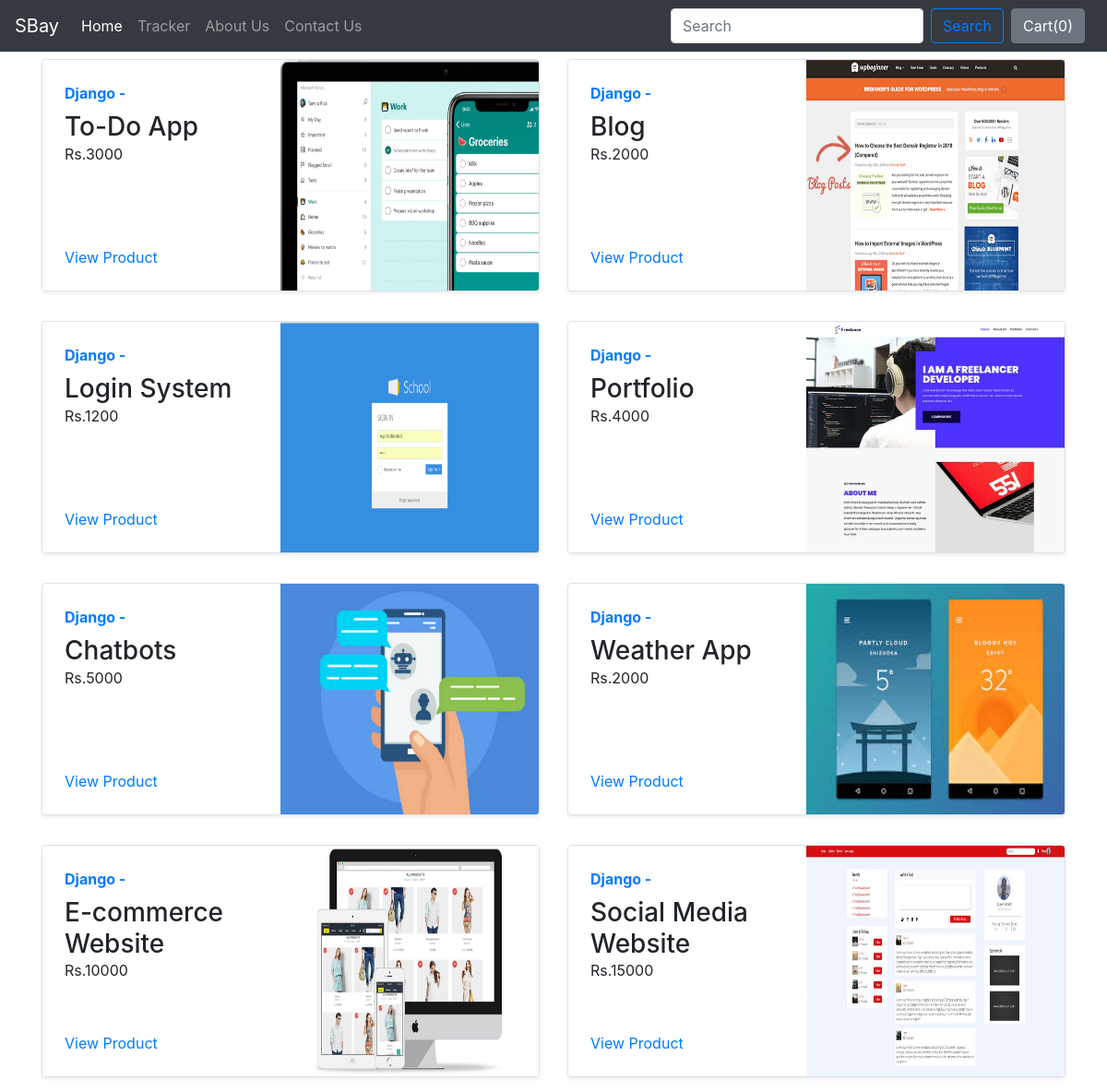
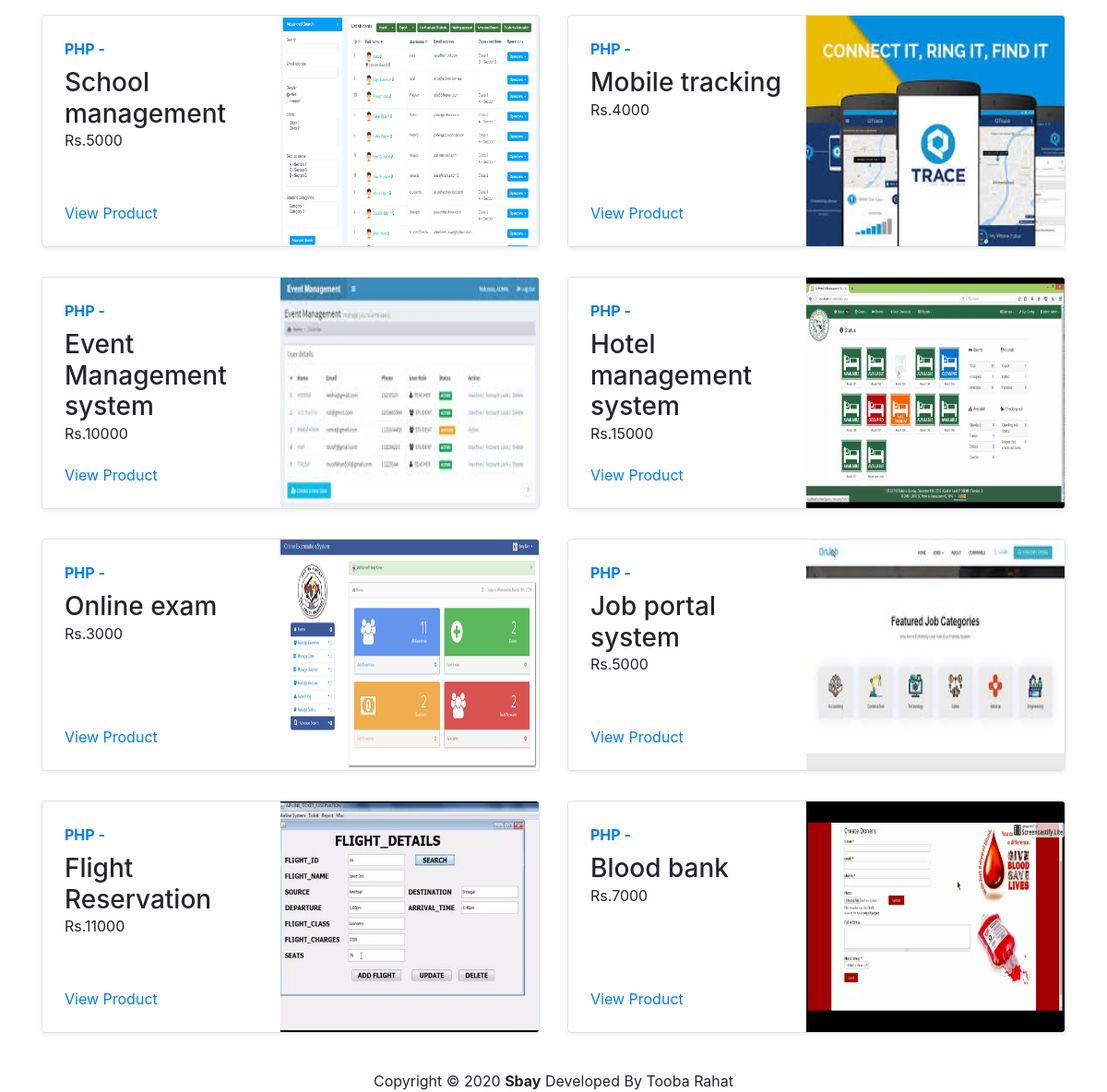
The page /shop/allproducts/ on the database its author committed (2 pictures, top to bottom).
### shop/models.py (models this page shows)
class Product(models.Model):
    product_id = models.AutoField
    product_name = models.CharField(max_length=500)
    category = models.CharField(max_length=500, default="")
    technology = models.CharField(max_length=500, default="")
    price = models.IntegerField(default=0)
    desc = models.CharField(max_length=3000)
    demo = models.CharField(max_length=500, default="")
    image = models.ImageField(upload_to='shop/images', default="")
    def __str__(self):
        return self.product_name

### shop/views.py (the view)
# urls.py: path("allproducts/", views.allproducts, name="allproducts"),
def allproducts(request):
    myproducts = Product.objects.all()
    print(myproducts)
    return render(request, 'shop/allproducts.html', { 'myproducts' : myproducts})

### shop/templates/shop/allproducts.html
{% extends 'shop/basic.html' %}
{% block body %}
<div class="container">
<div class="row my-2">
    {% for product in myproducts %}
        <div class="col-md-6">
            <div
                class="row no-gutters border rounded overflow-hidden flex-md-row mb-4 shadow-sm h-md-250 position-relative">
                <div class="col p-4 d-flex flex-column position-static">
                    <strong class="d-inline-block mb-2 text-primary">{{product.category}} - {{product.subcategory}}</strong>
                    <h3 class="mb-0">{{product.product_name}}</h3>
                    <p class="card-text mb-auto">Rs.{{product.price}}</p>
                    <a href="products/{{product.product_id}}" class="stretched-link">View Product</a>
                </div>
                <div class="col-auto d-none d-lg-block">
                    <img src="/media/{{product.image}}" class="bd-placeholder-img" width="280" height="250"
                        aria-label="Placeholder: Thumbnail"/>
                </div>
            </div>
        </div>
{% if forloop.counter|divisibleby:2 %}
    </div><div class="row my-2">
    {% endif %}
    {% endfor %}
</div>
{% endblock %}
{% block footer %}
    <footer>
                <div class="row pad">
					<div class="col-lg-12 text-center">
						Copyright &copy; 2020 <strong>Sbay</strong> Developed By Tooba Rahat
					</div>
				</div>
    </footer>
 {% endblock %}

### rows shown on the page
Product: category "Django", product_name "To-Do App", price "3000", image (picture)
Product: category "Django", product_name "Blog", price "2000", image (picture)
Product: category "Django", product_name "Login System", price "1200", image (picture)
Product: category "Django", product_name "Portfolio", price "4000", image (picture)
Product: category "Django", product_name "Chatbots", price "5000", image (picture)
Product: category "Django", product_name "Weather App", price "2000", image (picture)
Product: category "Django", product_name "E-commerce Website", price "10000", image (placeholder picture)
Product: category "Django", product_name "Social Media Website", price "15000", image (picture)
Product: category "PHP", product_name "School management", price "5000", image (picture)
Product: category "PHP", product_name "Mobile tracking", price "4000", image (picture)
Product: category "PHP", product_name "Event Management system", price "10000", image (picture)
Product: category "PHP", product_name "Hotel management system", price "15000", image (placeholder picture)
Product: category "PHP", product_name "Online exam", price "3000", image (picture)
Product: category "PHP", product_name "Job portal system", price "5000", image (picture)
Product: category "PHP", product_name "Flight Reservation", price "11000", image (placeholder picture)
Product: category "PHP", product_name "Blood bank", price "7000", image (placeholder picture)
